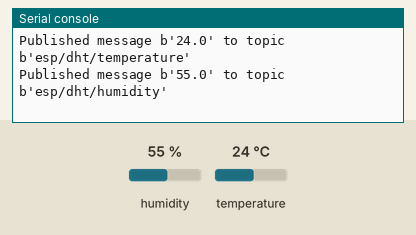
This program was run on a simulated Raspberry Pi Pico running MicroPython. Shown: the last lines printed to the serial console. Inputs (shaded band) come from the test bench; at power-on: humidity 55 %, temperature 24 °C. WiFi joins after 1.5 s; no MQTT or app messages arrive unless stated; values from a settings file that is not in the repository are placeholders; the clock reads 2024-03-15 10:24:30 at power-on unless the program sets it.

Above: at 2.8 s.
2.9 s: humidity set to 22 %
At 7.5 s:
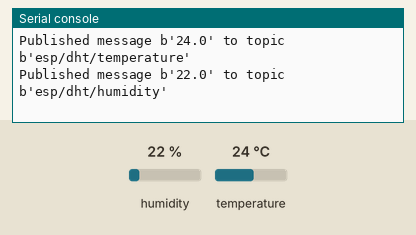
9.4 s: temperature set to 12 °C
At 14.5 s:
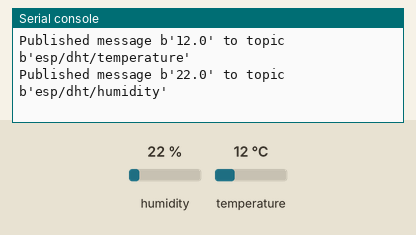
15.9 s: humidity set to 40 %
At 20.3 s:
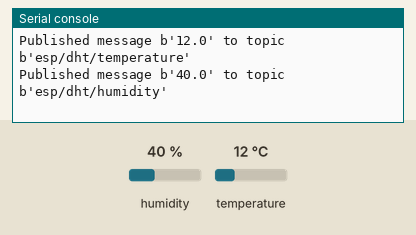
Timing chart, 0 to 21.8 s (numbered marks = the images above; inputs shaded):
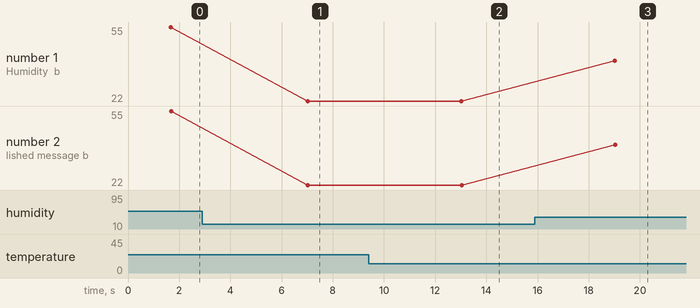

The program:

main.py
```python
#main.py
#from https://github.com/41-6C-61-6E/pico

def connect_mqtt():
  global client_id, mqtt_server
  client = MQTTClient(client_id, mqtt_server)

  client.connect()
  print('Connected to %s MQTT broker' % (mqtt_server))
  return client

def restart_and_reconnect():
  print('Failed to connect to MQTT broker. Reconnecting...')
  time.sleep(10)
  machine.reset()

try:
  client = connect_mqtt()
except OSError as e:
  restart_and_reconnect()

while True:
  try:
    if (time.time() - last_message) > message_interval:
      sensor.measure()
      temp = sensor.temperature()
      hum = sensor.humidity()
      temp = (b'{0:3.1f}'.format(temp))
      hum =  (b'{0:3.1f}'.format(hum))
      print('Temperature: %s' %temp, 'Humidity: %s' %hum)
      client.publish(TOPIC_PUB_TEMP, temp)
      print('Published message %s to topic %s' %(temp,TOPIC_PUB_TEMP))
      client.publish(TOPIC_PUB_HUM, hum)
      print('Published message %s to topic %s' %(hum,TOPIC_PUB_HUM))
      print()
      last_message = time.time()
  except OSError as e:
    restart_and_reconnect()
```

boot.py
```python
#boot.py
#from https://github.com/41-6C-61-6E/pico/

from time import sleep
from ota import OTAUpdater
from WIFI_CONFIG import SSID, PASSWORD

firmware_url = "https://raw.githubusercontent.com/41-6C-61-6E/pico/main/"

ota_updater = OTAUpdater(SSID, PASSWORD, firmware_url, "boot.py")
ota_updater.download_and_install_update_if_available()

ota_updater = OTAUpdater(SSID, PASSWORD, firmware_url, "main.py")
ota_updater.download_and_install_update_if_available()

##
import time
from umqttsimple import MQTTClient
import ubinascii
import machine
import micropython
import network
import esp
from machine import Pin
import dht
esp.osdebug(None)
import gc
gc.collect()

#ssid = 'YOUR_SSID'
#password = 'YOUR_PASSWORD'
mqtt_server = '10.10.10.4' #Replace with your MQTT Broker IP

client_id = ubinascii.hexlify(machine.unique_id())
TOPIC_PUB_TEMP = b'esp/dht/temperature'
TOPIC_PUB_HUM = b'esp/dht/humidity'

last_message = 0
message_interval = 5

sensor = dht.DHT22(Pin(4))
#sensor = dht.DHT11(Pin(14))  #if using DHT11, comment the above line and uncomment this line.

station = network.WLAN(network.STA_IF)
station.active(True)
station.connect(SSID, PASSWORD)

while station.isconnected() == False:
  pass

print('Connection successful')
print(station.ifconfig())

##

# Execute main.py
#exec(open('main.py').read(), globals())
```

Measured:
- after the input at 2.9 s, the serial console: prints a new line after 4.1 s (image 1)
- after the input at 9.4 s, the serial console: prints a new line after 3.6 s (image 2)
- after the input at 15.9 s, the serial console: prints a new line after 3.1 s (image 3)
- plotted number 1: 55 → 22 after the input at 2.9 s, 22 → 40 after the input at 15.9 s
- plotted number 2: 55 → 22 after the input at 2.9 s, 22 → 40 after the input at 15.9 s
